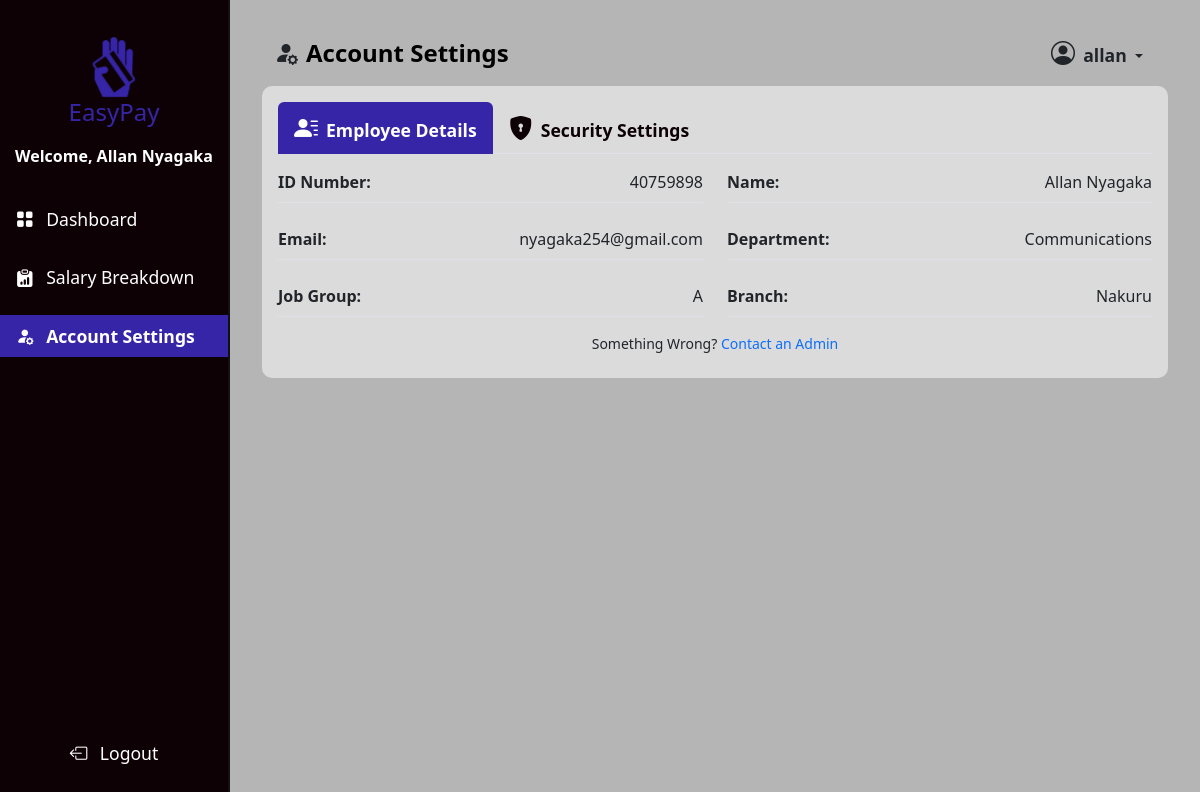
Screenshot of /account/settings/ (signed in) with the database file from the repository.
### management/models.py (models this page shows, shortened)
class Employee(models.Model):
    id_number = models.CharField(max_length=100, unique=True)
    first_name = models.CharField(max_length=50)
    last_name = models.CharField(max_length=50)
    email = models.EmailField(unique=True)
    job_group = models.ForeignKey(JobGroup, on_delete=models.SET_NULL, null=True)
    department = models.ForeignKey(Department, on_delete=models.SET_NULL, null=True)
    branch = models.ForeignKey(Branch, on_delete=models.SET_NULL, null=True)
    verified = models.BooleanField(default=False)
    user = models.OneToOneField(User, null=True, blank=True, on_delete=models.CASCADE)

class Department(models.Model):
    name = models.CharField(max_length=100)
    def __str__(self):
        return self.name

class JobGroup(models.Model):
    name = models.CharField(max_length=100)
    base_salary = models.DecimalField(max_digits=11, decimal_places=2, default=0)
    allowances = models.ManyToManyField(
        Allowance, through="JobGroupAllowance", related_name="job_groups"
    )
    deductions = models.ManyToManyField(
        Deduction, through="JobGroupDeduction", related_name="job_groups"
    )
    def __str__(self):
        return self.name

class Branch(models.Model):
    name = models.CharField(max_length=100)
    address = models.CharField(max_length=255)
    def __str__(self):
        return self.name

### employees/views.py (the view, shortened to what this page needs)
# urls.py: path("account/settings/", account_settings, name="account_settings"),
@login_required(login_url="login_employee")
def account_settings(request):
    employee = get_object_or_404(Employee, user=request.user)
    job_group = employee.job_group
    context = {
        "employee": employee,
        "job_group": job_group,
    }
    return render(request, "layouts/account_settings.html", context)

### employees/templates/layouts/account_settings.html (shortened to what this page needs)
{% extends "layouts/dashboard_layout.html" %}
{% load static %}
{% block content %}
  <div class="container-fluid">
    <main class="main-content">
      <nav class="navbar navbar-expand-lg dash-nav">
        <div class="container-fluid">
          <i class="bi bi-person-fill-gear me-2" style="font-size: 1.5rem"></i>
          <h1 class="navbar-brand fw-bold mb-0" style="font-size: 1.5rem">Account Settings</h1>
          <div class="collapse navbar-collapse" id="navbarNav">
            <ul class="navbar-nav ms-auto">
              <li class="nav-item">
                <div class="dropdown">
                  <button class="btn dropdown-toggle"
                          type="button"
                          data-bs-toggle="dropdown"
                          aria-expanded="false">
                    <i class="bi bi-person-circle me-1" style="font-size: 1.5rem"></i>
                    <span class="fw-bold" style="font-size: 1.1rem;">{{ user.username }}</span>
                  </button>
                </div>
              </li>
            </ul>
          </div>
        </div>
      </nav>
      <div class="card">
        <div class="card-body">
          <ul class="nav nav-tabs"
              id="settingsTab"
              role="tablist"
              style="z-index: 10">
            <li class="nav-item" role="presentation">
              <a class="nav-link active"
                 id="employee-details-tab"
                 data-bs-toggle="tab"
                 href="#employee-details"
                 role="tab"
                 aria-controls="employee-details"
                 aria-selected="true"><i class="bi bi-person-lines-fill me-2" style="font-size: 1.5rem;"></i><span class="fw-bold" style="font-size: 1.1rem;">Employee Details</span></a>
            </li>
            <li class="nav-item" role="presentation">
              <a class="nav-link"
                 id="security-settings-tab"
                 data-bs-toggle="tab"
                 href="#security-settings"
                 role="tab"
                 aria-controls="security-settings"
                 aria-selected="false"><i class="bi bi-shield-lock-fill me-2" style="font-size: 1.5rem;"></i><span class="fw-bold" style="font-size: 1.1rem;">Security Settings</span></a>
            </li>
          </ul>
          <div class="tab-content mt-3"
               id="settingsTabContent"
               style="position: relative">
            <div class="tab-pane fade show active"
                 id="employee-details"
                 role="tabpanel"
                 aria-labelledby="employee-details-tab">
              <div class="d-flex flex-column gap-5">
                <div class="row g-4">
                  <div class="col-md-6">
                    <div class="d-flex justify-content-between align-items-center border-bottom pb-2">
                      <strong>ID Number:</strong>
                      <span>{{ employee.id_number }}</span>
                    </div>
                  </div>
                  <div class="col-md-6">
                    <div class="d-flex justify-content-between align-items-center border-bottom pb-2">
                      <strong>Name:</strong>
                      <span>{{ employee.first_name }} {{ employee.last_name }}</span>
                    </div>
                  </div>
                  <div class="col-md-6">
                    <div class="d-flex justify-content-between align-items-center border-bottom pb-2">
                      <strong>Email:</strong>
                      <span>{{ employee.email }}</span>
                    </div>
                  </div>
                  <div class="col-md-6">
                    <div class="d-flex justify-content-between align-items-center border-bottom pb-2">
                      <strong>Department:</strong>
                      <span>{{ employee.department }}</span>
                    </div>
                  </div>
                  <div class="col-md-6">
                    <div class="d-flex justify-content-between align-items-center border-bottom pb-2">
                      <strong>Job Group:</strong>
                      <span>{{ employee.job_group }}</span>
                    </div>
                  </div>
                  <div class="col-md-6">
                    <div class="d-flex justify-content-between align-items-center border-bottom pb-2">
                      <strong>Branch:</strong>
                      <span>{{ employee.branch }}</span>
                    </div>
                  </div>
                </div>
              </div>
              <div class="d-flex justify-content-center mb-2 mt-3">
                <small>Something Wrong? <a href="{% url 'contact_admin' %}">Contact an Admin</a></small>
              </div>
            </div>
          </div>
        </div>
      </div>
    </main>
  </div>
{% endblock content %}

### main/templates/layouts/dashboard_layout.html (shortened to what this page needs)
{% load static %}
<!DOCTYPE html>
<html lang="en">
  <head>
    <link href="https://cdn.jsdelivr.net/npm/bootstrap@5.3.3/dist/css/bootstrap.min.css"
          rel="stylesheet"
 />
    <link rel="stylesheet" href="{% static 'css/dashboard.css' %}" />
    <link rel="stylesheet"
          href="https://cdn.jsdelivr.net/npm/bootstrap-icons@1.11.3/font/bootstrap-icons.min.css">
  </head>
  <body>
    <div class="toast-container position-fixed top-0 start-50 translate-middle-x p-3"
         style="z-index: 1100">
    </div>
    <nav">
      <div class="sidebar d-flex flex-column">
        <div class="sidebar-header text-center">
          <a href="{% url 'home' %}">
            <img src="{% static 'images/logo.png' %}" alt="" width="62" height="62" />
            <h4 class="mb-0">EasyPay</h4>
          </a>
        </div>
        <div class="container d-flex align-items-center justify-content-center">
          <h6 class="mb-4 fw-bold text-white">Welcome, {{ employee.first_name }} {{ employee.last_name }}</h6>
        </div>
        <div class="sidebar-body text-white">
          <ul class="nav flex-column">
            <li class="nav-item py-2">
              <a class="nav-link {% if request.resolver_match.url_name == 'employee_dashboard' %}active{% endif %}"
                 href="{% url 'employee_dashboard' %}">
                <i class="bi bi-grid-fill me-2"></i>
                <span>Dashboard</span>
              </a>
            </li>
            <li class="nav-item py-2">
              <a class="nav-link {% if request.resolver_match.url_name == 'salary_breakdown' %}active{% endif %}"
                 href="{% url 'salary_breakdown' %}">
                <i class="bi bi-clipboard-data-fill me-2"></i>
                <span>Salary Breakdown</span>
              </a>
            </li>
            <li class="nav-item py-2">
              <a class="nav-link {% if request.resolver_match.url_name == 'account_settings' %}active{% endif %}"
                 href="{% url 'account_settings' %}">
                <i class="bi bi-person-fill-gear me-2"></i>
                <span>Account Settings</span>
              </a>
            </li>
          </ul>
        </div>
        <div class="sidebar-footer text-center mb-4">
          <a class="nav-link" href="{% url 'logout_employee' %}">
            <i class="bi bi-box-arrow-left me-2"></i>
            <span>Logout</span>
          </a>
        </div>
      </div>
    {% block content %}
    {% endblock content %}
  </body>
</html>

### main/static/css/dashboard.css (style rules this page uses)
body { background-color: #b5b5b5; }
a { text-decoration: none; }
.sidebar { background-color: #0d0106; height: 100vh; width: 230px; position: fixed; top: 0; left: 0; padding-top: 1rem; border-right: 2px solid #111; }
.sidebar a { text-decoration: none; color: #ffffff; }
.nav-link.active { background-color: #3626a7; color: white; font-weight: bold; position: relative; }
.sidebar-header { padding: 20px; }
.sidebar-header h4 { color: #3626a7; }
.sidebar-body, .sidebar-footer { font-size: 1.1rem; }
.sidebar .nav { flex-grow: 1; }
.sidebar .sidebar-footer { margin-top: auto; padding: 10px; }
.main-content { margin-left: 230px; padding: 20px; flex-grow: 1; display: flex; flex-direction: column; }
.dash-nav { width: 100%; }
.row { display: flex; }
.card { flex: 1; display: flex; flex-direction: column; justify-content: space-between; height: 100%; border-radius: 10px; border: none; background-color: #dbdbdb; }
.card-body { display: flex; flex-direction: column; height: 100%; text-align: center; }
.nav-tabs .nav-link { background-color: transparent; color: #0d0106; border: none; font-weight: 600; transition: all 0.3s ease; }
.nav-tabs .nav-link.active { background-color: #3626a7; color: #ffffff; }

### rows the page displays
Employee: first_name "Allan", last_name "Nyagaka", id_number "40759898", email "nyagaka254@gmail.com", department "Communications", job_group "A", branch "Nakuru"

### other values shown
{{ user.username }} "allan"
